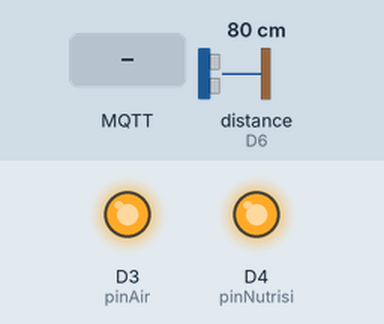
Simulated run of this sketch. Board: ESP8266 (NodeMCU). On the bench: output pins drawn as LEDs (lit = HIGH). Inputs (shaded band) come from the test bench; at power-on: distance to the obstacle (sensor on D6) 80 cm. The echo pulse lasts 58.3 µs per cm; WiFi joins after 1.5 s; servers stay silent unless stated; random numbers use the default seed unless the sketch sets one; no MQTT or app messages arrive unless stated; what the sketch prints to the serial monitor is not drawn.

Above: at 2.7 s.
2.8 s: MQTT message "AirOn" arrives on the first subscribed topic
At 3.8 s:
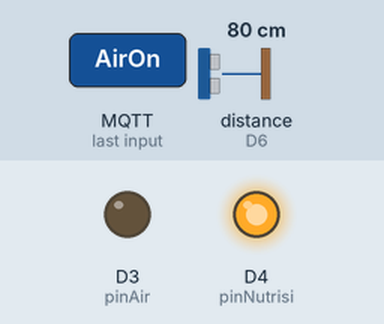
4.3 s: MQTT message "NutrisiOn" arrives on the first subscribed topic
At 4.9 s:
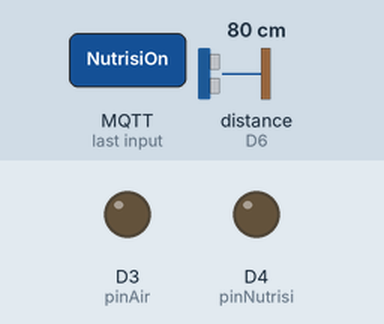
5.8 s: MQTT message "AirOff" arrives on the first subscribed topic
At 6.1 s:
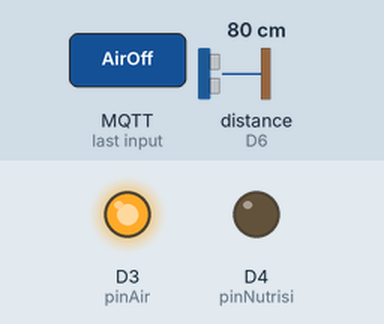
Timing chart, 0 to 8.8 s (numbered marks = the images above; inputs shaded):
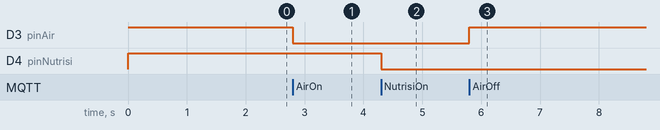

Measured:
- after the input at 2.8 s, D3 (pinAir): HIGH → LOW at once
- after the input at 4.3 s, D4 (pinNutrisi): HIGH → LOW at once
- after the input at 5.8 s, D3 (pinAir): LOW → HIGH at once

The sketch:

SirLon.ino
```cpp
#include <ESP8266WiFi.h>
#include <NewPingESP8266.h>
#include <PubSubClient.h>

#define pinAir      D3
#define pinNutrisi  D4
#define airTrigger  D5
#define airEcho     D6
#define nutrisiT    D7
#define nutrisiE    D8
#define jarak       200

#define MSG_BUFFER_SIZE (50)

const char* ssid = "";
const char* password = "";
const char* mqtt_server = "test.mosquitto.org";

unsigned long lastMsg = 0;
char msg[MSG_BUFFER_SIZE];
float cm, tinggiA, tinggiN;

NewPingESP8266 sonarA(airTrigger, airEcho, jarak);
NewPingESP8266 sonarN(nutrisiT, nutrisiE, jarak);

WiFiClient espClient;
PubSubClient client(espClient);

void setup_wifi(){
  delay(10);

    Serial.println();
    Serial.print("Connecting to ");
    Serial.println(ssid);

    WiFi.mode(WIFI_STA);
    WiFi.begin(ssid, password);

    while (WiFi.status() != WL_CONNECTED){
      delay(500);
      Serial.print(".");
    }

    randomSeed(micros());

    Serial.println("");
    Serial.println("WiFi Connected");
    Serial.println("IP address: ");
    Serial.println(WiFi.localIP());
}

void callback(char* topic, byte* payload, unsigned int length){
  Serial.print("Pesan Diterima dari [");
  Serial.print(topic);
  Serial.print("] ");
//  for (int i = 0; i < length; i++){
//    Serial.print((char)payload[i]);
//  }
  payload[length] = '\0';
  String pesan = (char*)payload;
  Serial.println(pesan);

  if (pesan == "AirOn"){
    digitalWrite(pinAir, LOW);
    snprintf (msg, MSG_BUFFER_SIZE, "{\"siram_air\": 1}");
    Serial.println(msg);
    client.publish("topik/", msg);
    Serial.println("Air aktif");
  }else if(pesan == "AirOff"){
    digitalWrite(pinAir, HIGH);
    snprintf (msg, MSG_BUFFER_SIZE, "{\"siram_air\": 0}");
    Serial.println(msg);
    client.publish("topik/", msg);
    Serial.println("Air Nonaktif");
  }

  if (pesan == "NutrisiOn"){
    digitalWrite(pinNutrisi, LOW);
    snprintf (msg, MSG_BUFFER_SIZE, "{\"siram_nutrisi\": 1}");
    Serial.println(msg);
    client.publish("topik/", msg);
    Serial.println("Nutrisi aktif");
  }else if(pesan == "NutrisiOff"){
    digitalWrite(pinNutrisi, HIGH);
    snprintf (msg, MSG_BUFFER_SIZE, "{\"siram_nutrisi\": 0}");
    Serial.println(msg);
    client.publish("topik/", msg);
    Serial.println("Nutrisi Nonaktif");
  }
}

void reconnect(){
  while (!client.connected()){
    Serial.print("Attempting MQTT connection...");

    String clientId = "ESP8266Client-";
    clientId += String(random(0xffff), HEX);

    if (client.connect(clientId.c_str())){
      Serial.println("connected");

      client.publish("parkir/1", "test");

      client.subscribe("topik/");
    }else{
      Serial.print("failed, rc=");
      Serial.print(client.state());
      Serial.println(" try again in 5 second");
      delay(5000);
    }
  }
}

void cek_air(){

  cm = sonarA.ping_cm();
  tinggiA = jarak - cm;

  Serial.print("Tinggi Air: ");
  Serial.print(tinggiA);
  Serial.println(" cm");

  snprintf (msg, MSG_BUFFER_SIZE, "{\"TinggiAir\": %.1f}", tinggiA);
  Serial.println(msg);
  client.publish("topik/", msg);
}

void cek_nutrisi(){

  cm = sonarA.ping_cm();
  tinggiN = jarak - cm;

  Serial.print("Tinggi Nutrisi: ");
  Serial.print(tinggiN);
  Serial.println(" cm");

  snprintf (msg, MSG_BUFFER_SIZE, "{\"TinggiNutrisi\": %.1f}", tinggiN);
  Serial.println(msg);
  client.publish("topik/", msg);
}

void setup() {
  pinMode(pinAir, OUTPUT);
  pinMode(pinNutrisi, OUTPUT);
  digitalWrite(pinAir, HIGH);
  digitalWrite(pinNutrisi, HIGH);
  Serial.begin(115200);
  setup_wifi();
  client.setServer(mqtt_server, 1883);
  client.setCallback(callback);
}

void loop() {
  if (!client.connected()){
    reconnect();
  }
  client.loop();

  unsigned long now = millis();
  if (now - lastMsg > 10000){
    lastMsg = now;

    cek_air();
    delay(10);
    cek_nutrisi();
  }
}
```
